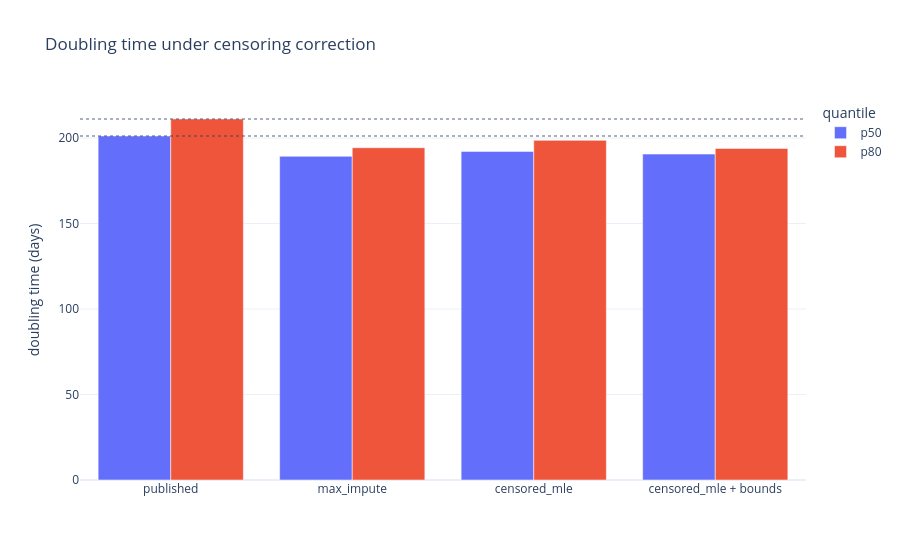

This figure's notebook cell:
### Code cell
fig = px.bar(
    scenario_summary, x="scenario", y="doubling_days",
    color="quantile", barmode="group",
    title="Doubling time under censoring correction",
    labels={"doubling_days": "doubling time (days)", "scenario": ""},
)
for quantile_label in ["p50", "p80"]:
    fig.add_hline(
        y=float(published_by_quantile.loc[quantile_label, "doubling_days"]),
        line_dash="dot", opacity=0.4,
    )
fig.write_image(FIGURES / f"doubling_by_scenario{SUFFIX}.png", width=880, height=500, scale=2)
show(fig)

### Figure 1 — Plotly figure (JSON) as saved in the notebook; plotly's stock layout.template omitted (floating-point values rounded to 4 significant figures)
{"data": [{"alignmentgroup": "True", "hovertemplate": "quantile=p50<br>=%{x}<br>doubling time (days)=%{y}<extra></extra>", "legendgroup": "p50", "marker": {"color": "#636efa", "pattern": {"shape": ""}}, "name": "p50", "offsetgroup": "p50", "orientation": "v", "showlegend": true, "textposition": "auto", "type": "bar", "x": ["published", "max_impute", "censored_mle", "censored_mle + bounds"], "xaxis": "x", "y": [201.2, 189.3, 192.2, 190.6], "yaxis": "y"}, {"alignmentgroup": "True", "hovertemplate": "quantile=p80<br>=%{x}<br>doubling time (days)=%{y}<extra></extra>", "legendgroup": "p80", "marker": {"color": "#EF553B", "pattern": {"shape": ""}}, "name": "p80", "offsetgroup": "p80", "orientation": "v", "showlegend": true, "textposition": "auto", "type": "bar", "x": ["published", "max_impute", "censored_mle", "censored_mle + bounds"], "xaxis": "x", "y": [211.1, 194.3, 198.6, 193.9], "yaxis": "y"}], "layout": {"barmode": "group", "legend": {"title": {"text": "quantile"}, "tracegroupgap": 0}, "shapes": [{"line": {"dash": "dot"}, "opacity": 0.4, "type": "line", "x0": 0, "x1": 1, "xref": "x domain", "y0": 201.2, "y1": 201.2, "yref": "y"}, {"line": {"dash": "dot"}, "opacity": 0.4, "type": "line", "x0": 0, "x1": 1, "xref": "x domain", "y0": 211.1, "y1": 211.1, "yref": "y"}], "title": {"text": "Doubling time under censoring correction"}, "xaxis": {"anchor": "y", "domain": [0.0, 1.0], "title": {"text": ""}}, "yaxis": {"anchor": "x", "domain": [0.0, 1.0], "title": {"text": "doubling time (days)"}}}}
